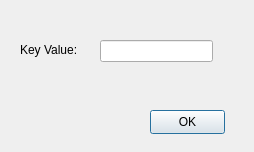
<?xml version="1.0" encoding="UTF-8"?>
<ui version="4.0">
 <class>Dialog</class>
 <widget class="QDialog" name="Dialog">
  <property name="geometry">
   <rect>
    <x>0</x>
    <y>0</y>
    <width>254</width>
    <height>152</height>
   </rect>
  </property>
  <property name="windowTitle">
   <string>Dialog</string>
  </property>
  <widget class="QLabel" name="label">
   <property name="geometry">
    <rect>
     <x>20</x>
     <y>40</y>
     <width>61</width>
     <height>20</height>
    </rect>
   </property>
   <property name="text">
    <string>Key Value:</string>
   </property>
  </widget>
  <widget class="QLineEdit" name="key">
   <property name="geometry">
    <rect>
     <x>100</x>
     <y>40</y>
     <width>113</width>
     <height>22</height>
    </rect>
   </property>
  </widget>
  <widget class="QPushButton" name="okbtn">
   <property name="geometry">
    <rect>
     <x>150</x>
     <y>110</y>
     <width>75</width>
     <height>24</height>
    </rect>
   </property>
   <property name="text">
    <string>OK</string>
   </property>
  </widget>
 </widget>
 <resources/>
 <connections/>
</ui>
